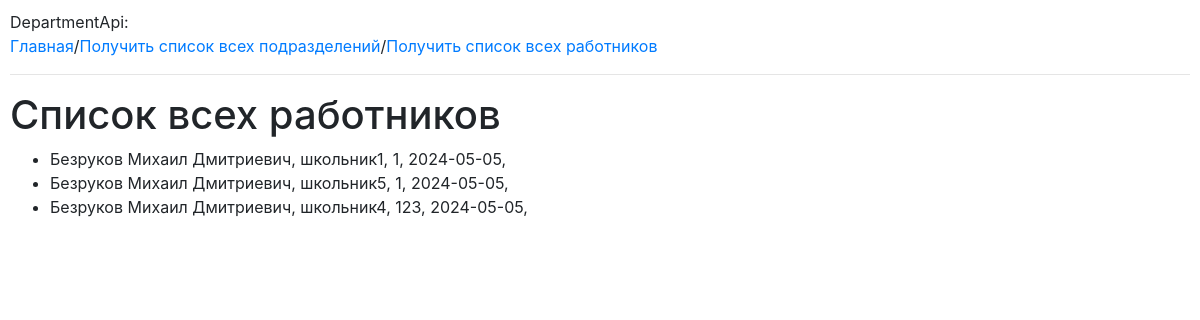
Page /employees on the earlier database version.
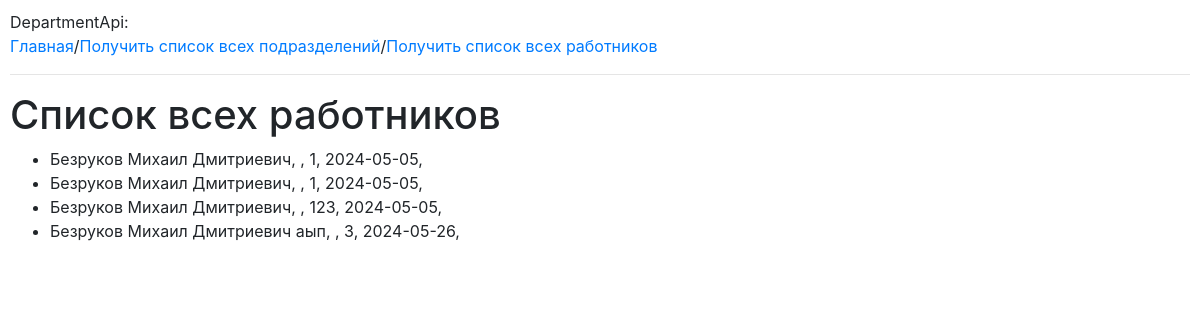
Same page on the later database version.
### Models/employeeModel.py (models this page shows)
class Employee(db.Model):
    __tablename__ = "employees"
    id = db.Column(db.Integer, primary_key=True)
    department_id = db.Column(db.Integer,db.ForeignKey(Department.id, name = 'fk_department_id'), index=True)
    last_name = db.Column(db.String(128), index=True)
    first_name = db.Column(db.String(128), index=True)
    patronimic = db.Column(db.String(128), index=True)
    salary = db.Column(db.Integer, index=True)
    hire_date = db.Column(db.Date, index=True)
    departments = db.relationship('Department', back_populates='employees')

### Models/departmentModel.py (models this page shows)
class Department(db.Model):
    __tablename__ = "department"
    id = db.Column(db.Integer, primary_key=True)
    department_name = db.Column(db.String(64), index=True, unique=True)
    employees = db.relationship('Employee', back_populates='departments')

### Controllers/EmployeeController.py (the view)
    @staticmethod
    @app.route('/employees', methods=['GET'])
    def all_employees():
        employees = Employee.query.all()
        return render_template('employees.html', employees=employees)

### Templates/employees.html
{% extends "base.html" %}
{% block content %}
    <h1>Список всех работников</h1>
    <ul>
        {% for employee in employees %}
            <li>{{ employee.last_name }} {{ employee.first_name }} {{ employee.patronimic }}, {{ employee.departments.department_name }}, {{ employee.salary }}, {{ employee.hire_date.strftime('%Y-%m-%d') }},</li>
        {% endfor %}
    </ul>
{% endblock %}

### Templates/base.html (shortened to what this page needs)
<!doctype html>
<html>
    <head>
      <link rel="stylesheet" href="https://maxcdn.bootstrapcdn.com/bootstrap/4.5.2/css/bootstrap.min.css">
    </head>
    <body>
        <div>DepartmentApi: <nav> <a href="/index">Главная</a>/<a href="/departments">Получить список всех подразделений</a>/<a href="/employees">Получить список всех работников</a> </nav></div>
        <hr>
        {% block content %}
        {% endblock %}
    </body>
</html>

### Templates/base.html (style rules this page uses)
body { padding: 10px; }

Differences in the rows shown:
changed Employee (number 1 of 4 on the later page): departments.department_name "школьник1" → (not shown)
changed Employee (number 2 of 4 on the later page): departments.department_name "школьник5" → (not shown)
changed Employee (number 3 of 4 on the later page): departments.department_name "школьник4" → (not shown)
added Employee: last_name "Безруков", first_name "Михаил Дмитриевич", patronimic "аып", salary "3", hire_date "2024-05-26"
